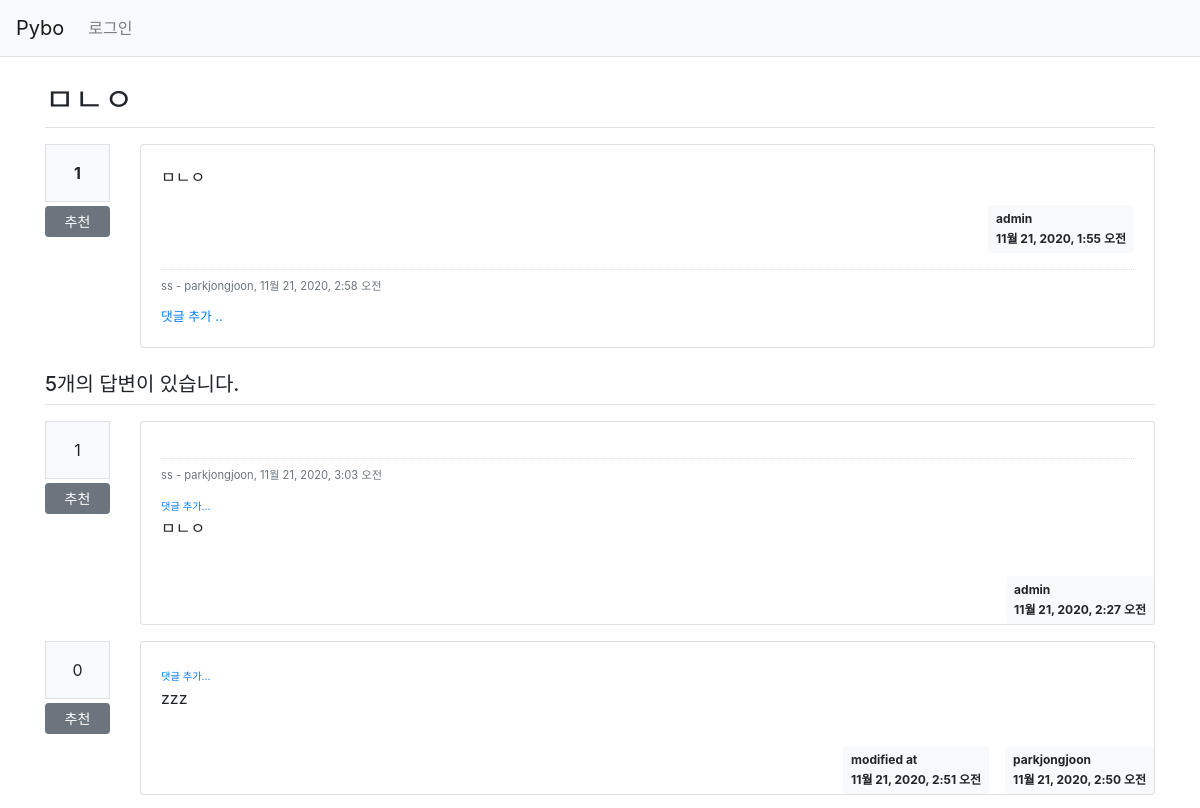
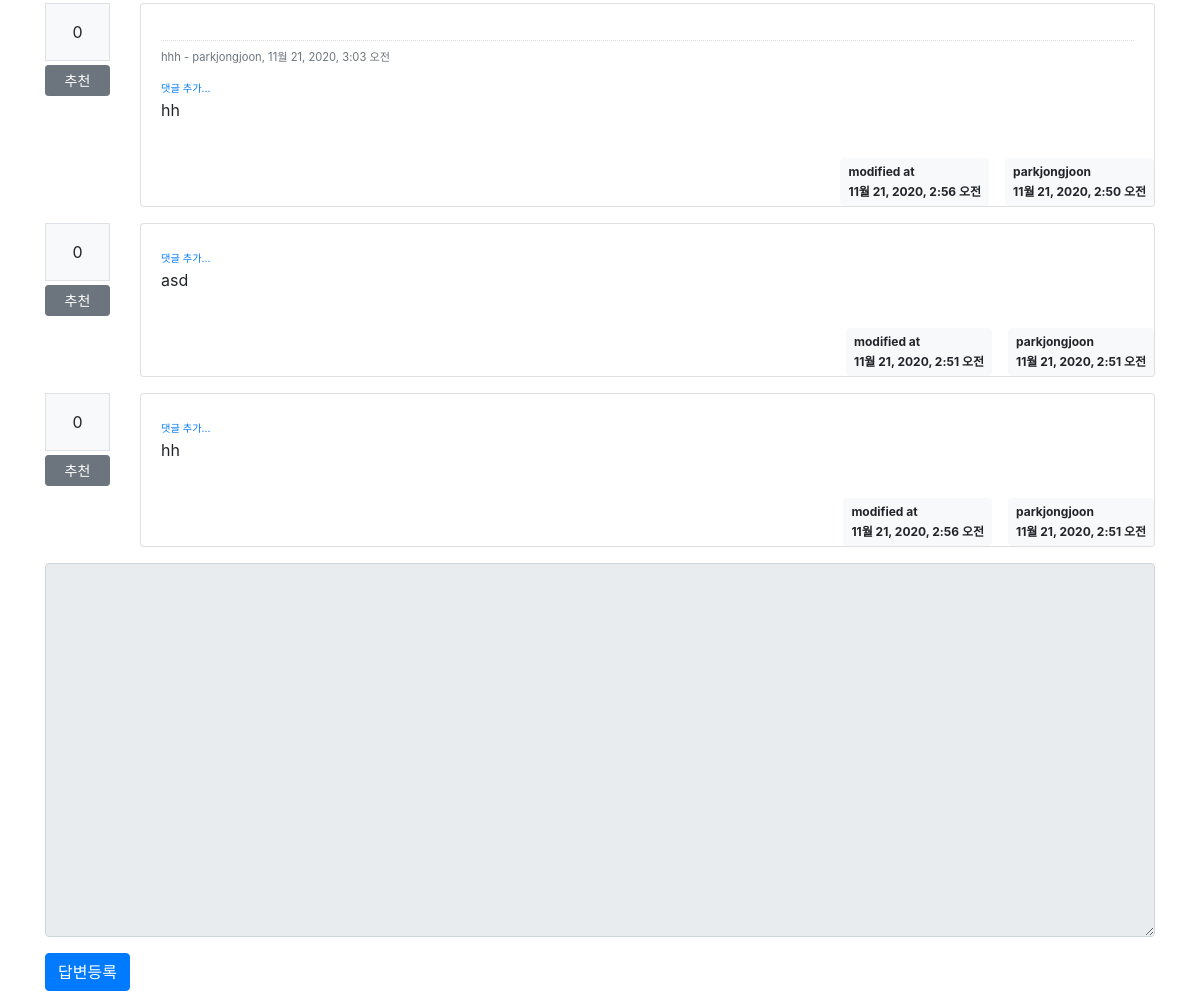
Screenshot of /pybo/1/ with the database file from the repository (2 pictures, top to bottom).
### pybo/models.py (models this page shows, shortened)
class Question(models.Model):
    subject = models.CharField(max_length=200)
    content = models.TextField()
    create_date = models.DateTimeField()
    author = models.ForeignKey(User, on_delete=models.CASCADE, related_name='author_question')
    modify_date = models.DateTimeField(null=True, blank=True)
    voter = models.ManyToManyField(User, related_name='voter_question')

class Comment(models.Model):
    author = models.ForeignKey(User, on_delete=models.CASCADE)
    content = models.TextField()
    create_date = models.DateTimeField()
    modify_date = models.DateTimeField(null=True, blank=True)
    question = models.ForeignKey(Question, null=True, blank=True, on_delete=models.CASCADE)
    answer = models.ForeignKey(Answer, null=True, blank=True, on_delete=models.CASCADE)

class Answer(models.Model):
    question = models.ForeignKey(Question, on_delete=models.CASCADE)
    content = models.TextField()
    create_date = models.DateTimeField()
    author = models.ForeignKey(User, on_delete=models.CASCADE, related_name='author_answer')
    modify_date = models.DateTimeField(null=True, blank=True)
    voter = models.ManyToManyField(User, related_name='voter_answer')

### pybo/views/base_views.py (the view)
# urls.py: path('<int:question_id>/', base_views.detail, name='detail'),
def detail(request, question_id):
    question = get_object_or_404(Question, pk=question_id)
    context = {'question': question}
    return render(request, 'pybo/question_detail.html', context)

### pybo/templatetags/pybo_filter.py (called while the page is built)
@register.filter()
def mark(value):
    extensions = ["nl2br", "fenced_code"]
    return mark_safe(markdown.markdown(value, extensions=extensions))

### templates/pybo/question_detail.html (shortened to what this page needs)
{% extends 'base.html' %}
{% load pybo_filter %}
{% block content %}
<div class="container my-3">
    <h2 class="border-bottom py-2">{{ question.subject }}</h2>
    <div class="row my-3">
        <div class="col-1">
            <div class="bg-light text-center p-3 border font-weight-bolder mb-1">{{ question.voter.count }}</div>
            <a href="#" data-uri="{% url 'pybo:vote_question' question.id %}"
               class="recommend btn btn-sm btn-secondary btn-block my-1">추천</a>
        </div>
        <div class="col-11">
            <div class="card">
                <div class="card-body">
                    <div class="card-text">{{ question.content|mark }}</div>
                    <div class="d-flex justify-content-end">
                        <div class="badge badge-light p-2 text-left">
                            <div class="mb-2">{{ question.author.username }}</div>
                            <div>{{ question.create_date }}</div>
                        </div>
                    </div>
                    {% if question.comment_set.count > 0 %}
                    <div class="mt-3">
                        {% for comment in question.comment_set.all %}
                        <div class="comment py-2 text-muted">
                            <span style="white-space: pre-line;">{{ comment.content }}</span>
                            <span>
                        - {{ comment.author }}, {{ comment.create_date }}
                    </span>
                        </div>
                        {% endfor %}
                    </div>
                    {% endif %}
                    <div>
                        <a href="{% url 'pybo:comment_create_question' question.id %}" class="small">댓글 추가 ..</a>
                    </div>
                </div>
            </div>
        </div>
    </div>
    <h5 class="border-bottom my-3 py-2">{{ question.answer_set.count }}개의 답변이 있습니다.</h5>
    {% for answer in question.answer_set.all %}
    <div class="row my-3">
        <div class="col-1">
            <div class="bg-light text-center p-3 border font-weight-border mb-1">{{ answer.voter.count }}</div>
            <a href="#" data-uri="{% url 'pybo:vote_answer' answer.id %}"
               class="recommend btn btn-sm btn-secondary btn-block my-1">추천</a>
        </div>
        <div class="col-11">
            <div class="card">
                <div class="card-body">
                    {% if answer.comment_set.count > 0 %}
                    <div class="mt-3">
                        {% for comment in answer.comment_set.all %}
                        <div class="comment py-2 text-muted">
                            <span style="white-space: pre-line;">{{ comment.content }}</span>
                            <span>
                        - {{ comment.author }}, {{ comment.create_date }}
                    </span>
                        </div>
                        {% endfor %}
                    </div>
                    {% endif %}
                    <div>
                        <a href="{% url 'pybo:comment_create_answer' answer.id %}" class="small"><small>댓글 추가...</small></a>
                    </div>
                    <div class="card-text">{{ answer.content|mark }}</div>
                </div>
                <div class="d-flex justify-content-end">
                    {% if answer.modify_date %}
                    <div class="badge badge-light p-2 text-left mx-3">
                        <div class="mb-2">modified at</div>
                        <div>{{ answer.modify_date }}</div>
                    </div>
                    {% endif %}
                    <div class="badge badge-light p-2 text-left">
                        <div class="mb-2">{{ answer.author.username }}</div>
                        <div>{{ answer.create_date }}</div>
                    </div>
                </div>
            </div>
        </div>
    </div>
    {% endfor %}
    <form action="{% url 'pybo:answer_create' question.id %}" method="post" class="my-3">
        <div class="form-group">
            <textarea {% if not user.is_authenticated %}disabled{% endif %} name="content" id="content"
                      class="form-control" rows="15"></textarea>
        </div>
        <input type="submit" value="답변등록" class="btn btn-primary">
    </form>
</div>
{% endblock %}

### templates/base.html (shortened to what this page needs)
{% load static %}
<!DOCTYPE html>
<html lang="ko">
<head>
    <link rel="stylesheet" type="text/css" href="{% static 'bootstrap.min.css' %}">
    <link rel="stylesheet" type="text/css" href="{% static 'style.css' %}">
</head>
<body>
{% include "navbar.html" %}
{% block content %}
{% endblock %}
</body>
</html>

### templates/navbar.html (shortened to what this page needs)
<nav class="navbar navbar-expand-lg navbar-light bg-light border-bottom">
    <a class="navbar-brand" href="{% url 'pybo:index' %}">Pybo</a>
    <div class="collapse navbar-collapse flex-grow-o" id="navbarNav">
        <ul class="navbar-nav">
            <li class="nav-item">
                {% if user.is_authenticated %}
                <a class="nav-link" href="{% url 'common:logout' %}">{{ user.username }} (로그아웃)</a>
                {% else %}
                <a class="nav-link" href="{% url 'common:login' %}">로그인</a>
                {% endif %}
            </li>
        </ul>
    </div>
</nav>

### static/style.css (style rules this page uses)
.comment { border-top:dotted 1px #ddd; font-size:0.7em; }

### rows the page displays
Question: subject "ㅁㄴㅇ", voter.count "1", content|mark "ㅁㄴㅇ", author.username "admin", create_date "11월 21, 2020, 1:55 오전", answer_set.count "5"
Comment: content "ss", author "parkjongjoon", create_date "11월 21, 2020, 2:58 오전"
Answer: voter.count "1", content|mark "ㅁㄴㅇ", author.username "admin", create_date "11월 21, 2020, 2:27 오전"
Comment: content "ss", author "parkjongjoon", create_date "11월 21, 2020, 3:03 오전"
Answer: voter.count "0", content|mark "zzz", modify_date "11월 21, 2020, 2:51 오전", author.username "parkjongjoon", create_date "11월 21, 2020, 2:50 오전"
Answer: voter.count "0", content|mark "hh", modify_date "11월 21, 2020, 2:56 오전", author.username "parkjongjoon", create_date "11월 21, 2020, 2:50 오전"
Comment: content "hhh", author "parkjongjoon", create_date "11월 21, 2020, 3:03 오전"
Answer: voter.count "0", content|mark "asd", modify_date "11월 21, 2020, 2:51 오전", author.username "parkjongjoon", create_date "11월 21, 2020, 2:51 오전"
Answer: voter.count "0", content|mark "hh", modify_date "11월 21, 2020, 2:56 오전", author.username "parkjongjoon", create_date "11월 21, 2020, 2:51 오전"
